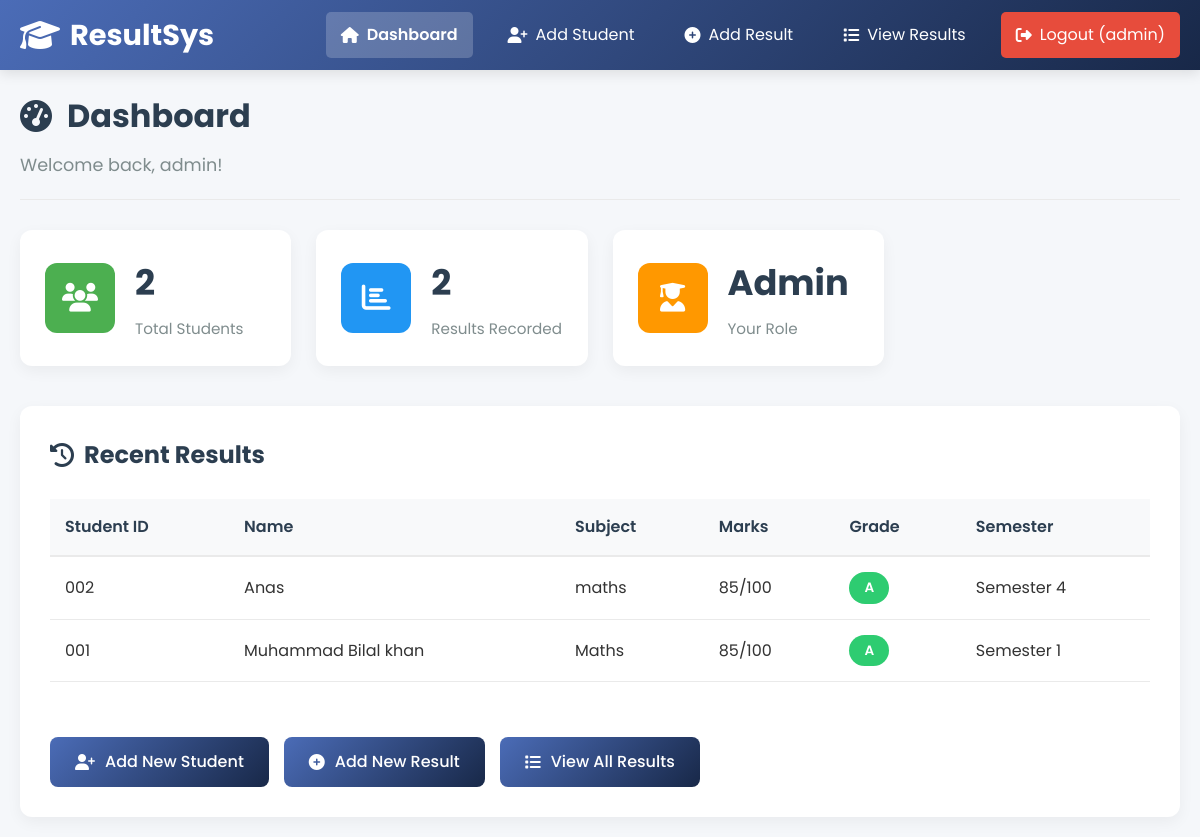
The app's page /dashboard (signed in) with its own data.
### tables this page shows
CREATE TABLE results (
            id INTEGER PRIMARY KEY AUTOINCREMENT,
            student_id TEXT NOT NULL,
            subject TEXT NOT NULL,
            marks INTEGER NOT NULL,
            max_marks INTEGER NOT NULL DEFAULT 100,
            grade TEXT,
            semester TEXT,
            year INTEGER,
            FOREIGN KEY (student_id) REFERENCES students (student_id)
        );

CREATE TABLE students (
            id INTEGER PRIMARY KEY AUTOINCREMENT,
            student_id TEXT UNIQUE NOT NULL,
            name TEXT NOT NULL,
            class TEXT NOT NULL,
            email TEXT,
            phone TEXT
        );

### app.py (the view)
@app.route('/dashboard')
def dashboard():
    if 'user_id' not in session:
        return redirect(url_for('login'))
    conn = get_db_connection()
    student_count = conn.execute('SELECT COUNT(*) FROM students').fetchone()[0]
    result_count = conn.execute('SELECT COUNT(*) FROM results').fetchone()[0]
    recent_results = conn.execute('''
        SELECT r.*, s.name
        FROM results r
        JOIN students s ON r.student_id = s.student_id
        ORDER BY r.id DESC LIMIT 5
    ''').fetchall()
    conn.close()
    return render_template('dashboard.html',
                         student_count=student_count,
                         result_count=result_count,
                         recent_results=recent_results)

### app.py (called while the page is built)
def get_db_connection():
    conn = sqlite3.connect(DATABASE)
    conn.row_factory = sqlite3.Row
    return conn

### templates/dashboard.html (shortened to what this page needs)
{% extends "base.html" %}
{% block content %}
<div class="dashboard">
    <div class="dashboard-header">
        <h1><i class="fas fa-tachometer-alt"></i> Dashboard</h1>
        <p>Welcome back, {{ session.username }}!</p>
    </div>
    <div class="stats-container">
        <div class="stat-card">
            <div class="stat-icon" style="background-color: #4CAF50;">
                <i class="fas fa-users"></i>
            </div>
            <div class="stat-info">
                <h3>{{ student_count }}</h3>
                <p>Total Students</p>
            </div>
        </div>
        <div class="stat-card">
            <div class="stat-icon" style="background-color: #2196F3;">
                <i class="fas fa-chart-bar"></i>
            </div>
            <div class="stat-info">
                <h3>{{ result_count }}</h3>
                <p>Results Recorded</p>
            </div>
        </div>
        <div class="stat-card">
            <div class="stat-icon" style="background-color: #FF9800;">
                <i class="fas fa-user-graduate"></i>
            </div>
            <div class="stat-info">
                <h3>{{ session.role|capitalize }}</h3>
                <p>Your Role</p>
            </div>
        </div>
    </div>
    <div class="recent-results">
        <h2><i class="fas fa-history"></i> Recent Results</h2>
        {% if recent_results %}
        <div class="table-responsive">
            <table>
                <thead>
                    <tr>
                        <th>Student ID</th>
                        <th>Name</th>
                        <th>Subject</th>
                        <th>Marks</th>
                        <th>Grade</th>
                        <th>Semester</th>
                    </tr>
                </thead>
                <tbody>
                    {% for result in recent_results %}
                    <tr>
                        <td>{{ result.student_id }}</td>
                        <td>{{ result.name }}</td>
                        <td>{{ result.subject }}</td>
                        <td>{{ result.marks }}/{{ result.max_marks }}</td>
                        <td><span class="grade-badge grade-{{ result.grade }}">{{ result.grade }}</span></td>
                        <td>{{ result.semester }}</td>
                    </tr>
                    {% endfor %}
                </tbody>
            </table>
        </div>
        {% else %}
        <div class="empty-state">
            <i class="fas fa-clipboard-list"></i>
            <p>No results recorded yet. Start by adding students and results!</p>
        </div>
        {% endif %}
        <div class="quick-actions">
            <a href="{{ url_for('add_student') }}" class="btn-action">
                <i class="fas fa-user-plus"></i> Add New Student
            </a>
            <a href="{{ url_for('add_result') }}" class="btn-action">
                <i class="fas fa-plus-circle"></i> Add New Result
            </a>
            <a href="{{ url_for('view_results') }}" class="btn-action">
                <i class="fas fa-list"></i> View All Results
            </a>
        </div>
    </div>
</div>
{% endblock %}

### static/css/style.css (style rules this page uses)
* { margin: 0; padding: 0; box-sizing: border-box; }
body { font-family: 'Poppins', sans-serif; background-color: #f5f7fa; color: #333; line-height: 1.6; }
.dashboard-header { margin-bottom: 30px; padding-bottom: 20px; border-bottom: 1px solid #eaeaea; }
.dashboard-header h1 { display: flex; align-items: center; gap: 15px; color: #2c3e50; font-size: 2rem; margin-bottom: 10px; }
.dashboard-header p { color: #7f8c8d; font-size: 1.1rem; }
.stats-container { display: grid; grid-template-columns: repeat(auto-fill, minmax(250px, 1fr)); gap: 25px; margin-bottom: 40px; }
.stat-card { background-color: white; border-radius: 12px; padding: 25px; box-shadow: 0 5px 15px rgba(0, 0, 0, 0.05); display: flex; align-items: center; transition: transform 0.3s ease, box-shadow 0.3s ease; }
.stat-icon { width: 70px; height: 70px; border-radius: 12px; display: flex; align-items: center; justify-content: center; margin-right: 20px; color: white; font-size: 1.8rem; }
.stat-info h3 { font-size: 2.2rem; color: #2c3e50; margin-bottom: 5px; }
.stat-info p { color: #7f8c8d; font-size: 0.95rem; }
.recent-results { background-color: white; border-radius: 12px; padding: 30px; box-shadow: 0 5px 15px rgba(0, 0, 0, 0.05); }
.recent-results h2 { display: flex; align-items: center; gap: 10px; color: #2c3e50; margin-bottom: 25px; font-size: 1.5rem; }
.table-responsive { overflow-x: auto; }
table { width: 100%; border-collapse: collapse; margin-bottom: 25px; }
table th { background-color: #f8f9fa; padding: 15px; text-align: left; font-weight: 600; color: #2c3e50; border-bottom: 2px solid #eaeaea; }
table td { padding: 15px; border-bottom: 1px solid #eaeaea; }
.grade-badge { display: inline-block; padding: 5px 12px; border-radius: 20px; font-weight: 600; font-size: 0.85rem; text-align: center; min-width: 40px; }
.grade-A { background-color: #2ecc71; color: white; }
.quick-actions { display: flex; flex-wrap: wrap; gap: 15px; margin-top: 30px; }
.btn-action { display: inline-flex; align-items: center; gap: 10px; padding: 12px 25px; background: linear-gradient(135deg, #4b6cb7 0%, #182848 100%); color: white; text-decoration: none; border-radius: 8px; font-weight: 500; transition: all 0.3s ease; }

### records on screen
results: student_id "002", name "Anas", subject "maths", marks "85", max_marks "100", grade "A", semester "Semester 4"
results: student_id "001", name "Muhammad Bilal khan", subject "Maths", marks "85", max_marks "100", grade "A", semester "Semester 1"

### other values on screen
{{ session.username }} "admin"
{{ student_count }} "2"
{{ result_count }} "2"
{{ session.role|capitalize }} "Admin"
